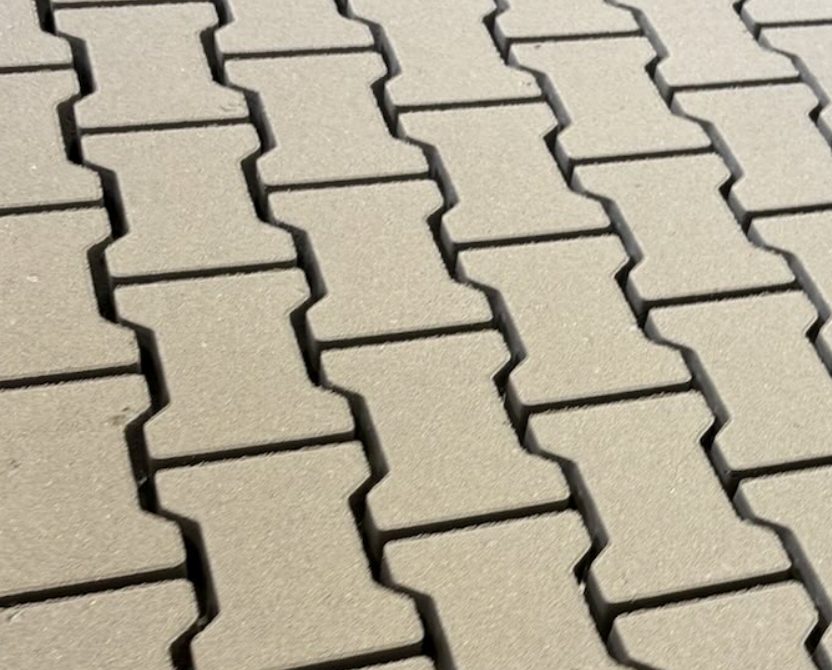
#> input picture kostka.png, 832 x 670 px
$ python zad7.py
#> lines starting #> are read from the running program, lines starting #| are printed output that depends on the picture; after the words box and inside, x2 and y2 are one past the last pixel; in counts of white or black regions, pixels touching at a corner belong together
# Połącz wiedzę z poprzednich zajęć o konturach i template matchingu.
# a Najpierw znajdź obiekty za pomocą konturów ( cv2.findContours ).
# b Dla każdego z wyciętych fragmentów wykonaj template matching –
# porównaj z szablonem.
# c Zidentyfikuj, które obiekty są podobne do wzorca.

import cv2
import numpy as np
import imutils


image = cv2.imread("kostka.png")
#> image is the input picture: shape (670, 832, 3); mean B, G, R 151, 170, 178.2
resized = imutils.resize(image, width=300)
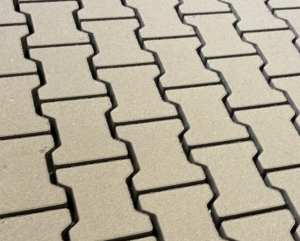
#> resized: shape (241, 300, 3); mean B, G, R 151, 170, 178.2
ratio = image.shape[0] / float(resized.shape[0])
#> ratio = 2.78
gray = cv2.cvtColor(resized, cv2.COLOR_BGR2GRAY)
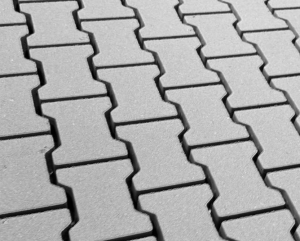
#> gray: shape (241, 300); min 0, max 231, mean 170.3
_, thresh = cv2.threshold(gray, 140, 255, cv2.THRESH_BINARY)
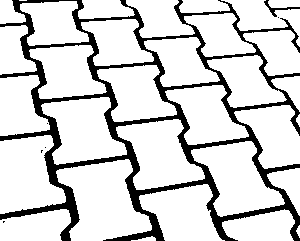
#> thresh: shape (241, 300); 83.3% white; 7 black regions (5 under 20 px)

cnts = cv2.findContours(thresh.copy(), cv2.RETR_EXTERNAL, cv2.CHAIN_APPROX_SIMPLE)
#> cnts = 32 contours, 2 with area under 20; largest, box (x1, y1, x2, y2) and area: (56, 159, 152, 241) 4780, (191, 141, 285, 217) 3710, (0, 135, 66, 214) 3664, (116, 119, 205, 190) 3568, (41, 97, 127, 165) 3514
cnts = imutils.grab_contours(cnts)

print(f"Liczba konturów: {len(cnts)}")
#| Liczba konturów: 32

template_contour = cnts[0]
#> template_contour = contour of 14 points, box (x1, y1, x2, y2) (131, 236, 156, 241), area 42
x, y, w, h = cv2.boundingRect(template_contour)
#> x = 131; y = 236; w = 25; h = 5
template = gray[y:y+h, x:x+w]

min_similarity = 0.7
for i, c in enumerate(cnts):
    x, y, w, h = cv2.boundingRect(c)
    roi = gray[y:y+h, x:x+w]
    try:
        roi_resized = cv2.resize(roi, (template.shape[1], template.shape[0]))
        result = cv2.matchTemplate(roi_resized, template, cv2.TM_CCOEFF_NORMED)
        _, maxVal, _, _ = cv2.minMaxLoc(result)
    except:
        print(f"Za mały kontur: {i}")
        continue

    if maxVal >= min_similarity:
        cv2.rectangle(image, (x, y), (x + w, y + h), (0, 255, 0), 2)
        cv2.putText(image, f"{maxVal:.2f}", (x, y - 10),
                    cv2.FONT_HERSHEY_SIMPLEX, 0.5, (0, 255, 0), 1)
        print(f"Kontur {i}: podobieństwo = {maxVal:.2f} -> dziala")
    else:
        print(f"Kontur {i}: podobieństwo = {maxVal:.2f}")
#> this loop made 32 passes
#> (x, y, w, h, result, maxVal) on passes 1 to 12: (131, 236, 25, 5, [1], 1), (296, 225, 4, 13, [0.344], 0.344), (222, 209, 73, 32, [0.435], 0.435), (0, 209, 71, 32, [0.318], 0.318), (139, 184, 86, 57, [0.0445], 0.0445), (267, 168, 33, 48, [-0.241], -0.241), (56, 159, 96, 82, [0.0544], 0.0544), (191, 141, 94, 76, [-0.0728], -0.0728), (0, 135, 66, 79, [-0.321], -0.321), (116, 119, 89, 71, [-0.0662], -0.0662), (296, 114, 4, 13, [0.302], 0.302), (234, 105, 66, 64, [0.0981], 0.0981)
#> (c, x, y, w, h, result, maxVal) on pass 31: ([[19, 0], [26, 0]], 19, 0, 8, 1, [-0.338], -0.338)
#| Kontur 0: podobieństwo = 1.00 -> dziala
#| Kontur 1: podobieństwo = 0.34
#| Kontur 2: podobieństwo = 0.43
#| Kontur 3: podobieństwo = 0.32
#| Kontur 4: podobieństwo = 0.04
#| Kontur 5: podobieństwo = -0.24
#| Kontur 6: podobieństwo = 0.05
#| Kontur 7: podobieństwo = -0.07
#> (further printed lines are left out)
#> pass 3, `roi = gray[y:y+h, x:x+w]`:
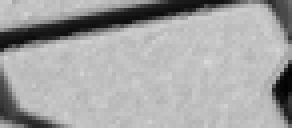
#> roi: shape (32, 73) (shown 4 times larger); min 2, max 216, mean 164.8
#> after the loop:
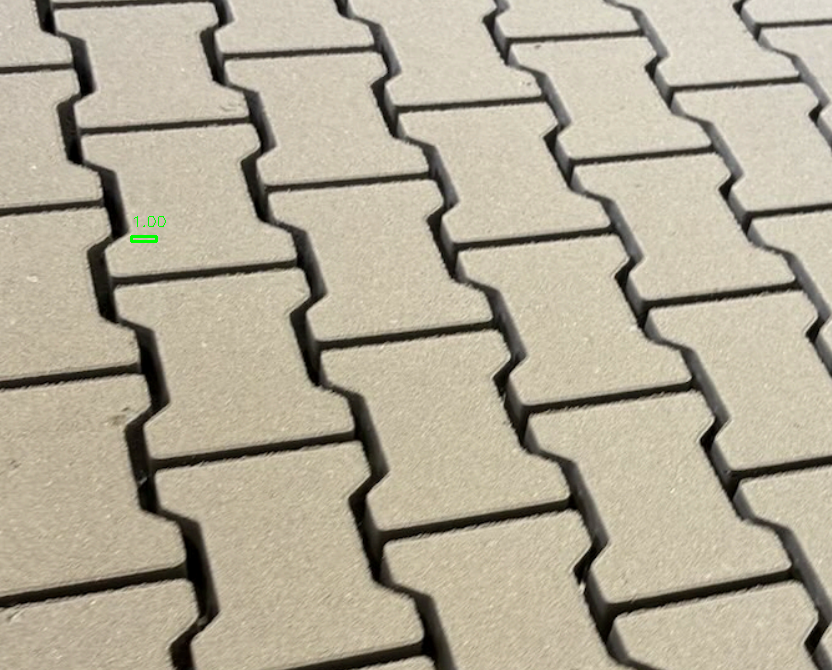
#> image: shape (670, 832, 3); 0.04% of pixels changed, all inside (x1, y1, x2, y2) = (130, 216, 166, 243)
#> after the loop:
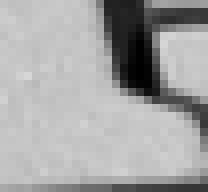
#> roi: shape (24, 26) (shown 8 times larger); min 0, max 214, mean 164.7

cv2.imshow("Dopasowane", image)
cv2.waitKey(0)
cv2.destroyAllWindows()
